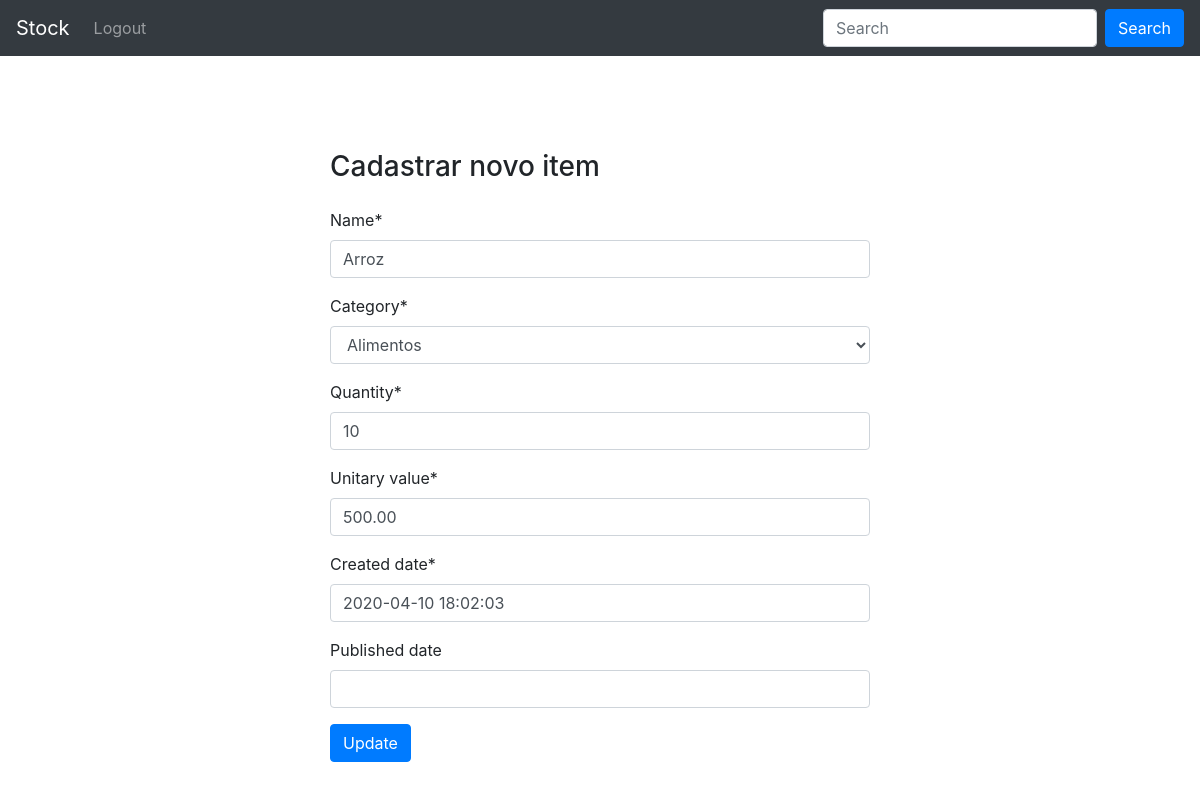
The app's page /stock/2/edit/ (signed in) with its own data.
### stock_control/models.py (models this page shows, shortened)
class Stock(models.Model):
    name = models.CharField(max_length=100)
    category = models.ForeignKey(
        Category, null=True, on_delete=models.SET_NULL
    )
    quantity = models.IntegerField()
    unitary_value = models.DecimalField(max_digits=5, decimal_places=2)
    created_date = models.DateTimeField(default=timezone.now)
    published_date = models.DateTimeField(blank=True, null=True)
    class Meta:
        verbose_name = 'Stock'
        verbose_name_plural = 'Stocks'
        ordering=['id']

class Category(models.Model):
    name = models.CharField(max_length=100)
    description = models.CharField(max_length=200)
    class Meta:
        verbose_name = 'Category'
        verbose_name_plural = 'Categories'
    def __str__(self):
        return self.name

### stock_control/views.py (the view)
# urls.py: path('stock/<int:pk>/edit/', StockUpdate.as_view(), name='stock_edit'),
@method_decorator(login_required, name='dispatch')
class StockUpdate(UpdateView):
    form_class = StockForm
    model = Stock
    template_name = 'stock_control/stock_edit.html'
    success_url = reverse_lazy('stock_list')

### stock_control/forms.py
class StockForm(forms.ModelForm):
    class Meta:
        model = Stock
        fields = '__all__'

### stock_control/templates/stock_control/stock_edit.html (shortened to what this page needs)
{% extends 'stock_control/base.html' %}
{% block container %}
{% load crispy_forms_tags %}
  <div class="container">
    <div class="row">
      <div class="col-3">
      </div>
      <div class="col-6 stylesheet formCategory">
        <form method="POST" class="post-form" style="width: 100%;">
          <h3 class="mb-4">Cadastrar novo item</h3>
          {{ form|crispy }}
          <button type="submit" class="save btn btn-primary">Update</button>
        </form>
      </div>
      <div class="col-3">
      </div>
    </div>
  </div>
{% endblock %}

### stock_control/templates/stock_control/stock_edit.html (style rules this page uses)
.formCategory { height: 100vh; display: flex; align-items: center; justify-content: center; }

### records on screen
Stock: name "Arroz", category "Alimentos", quantity "10", unitary_value "500.00", created_date "2020-04-10 18:02:03"
